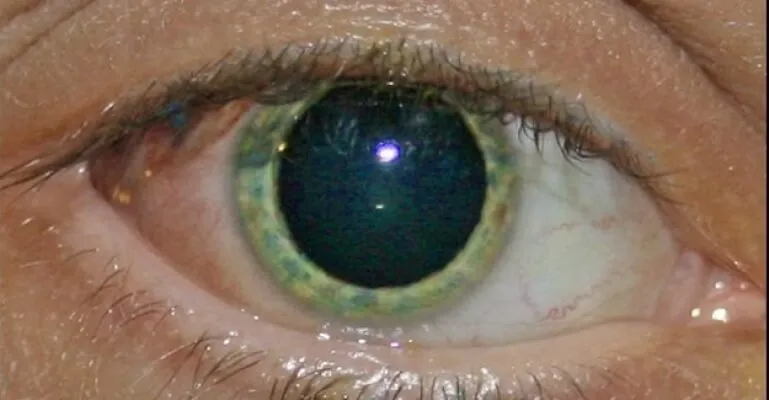
#> input picture resim1.jpg, 769 x 400 px
$ python main.py
#> lines starting #> are read from the running program, lines starting #| are printed output that depends on the picture
import cv2
import numpy as np
from skimage.metrics import structural_similarity as ssim

def image_similarity(image1, image2):
    gray1 = cv2.cvtColor(image1, cv2.COLOR_BGR2GRAY)
    gray2 = cv2.cvtColor(image2, cv2.COLOR_BGR2GRAY)
    score = ssim(gray1, gray2)
    return score

width = 224
height = 224

def find_most_similar_image(target_image, image_list):
    target_image = cv2.resize(target_image, (width, height))  # Hedef görüntüyü hedef boyutlara yeniden boyutlandırın

    max_score = -1
    most_similar_image = None

    for image in image_list:
        image = cv2.resize(image, (width, height))  # Sistemdeki resmi hedef boyutlara yeniden boyutlandırın

        similarity_score = image_similarity(target_image, image)
        if similarity_score > max_score:
            max_score = similarity_score
            most_similar_image = image

    return most_similar_image
# Sistemdeki resimleri yükleyin
image1 = cv2.imread('resim1.jpg')
#> image1 is the input picture: shape (400, 769, 3); mean B, G, R 88.6, 106.7, 128.9
image2 = cv2.imread('resim2.jpg')
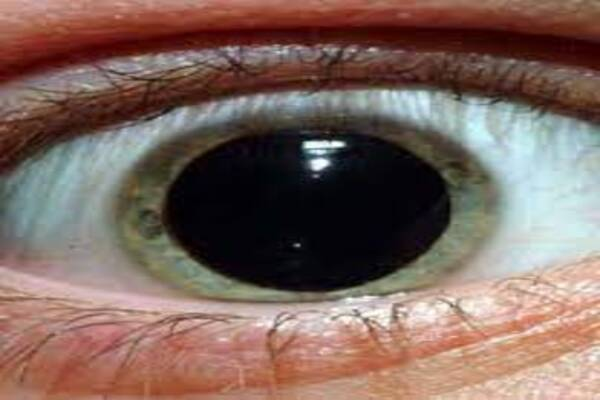
#> input picture resim2.jpg, 600 x 400 px
#> image2 is the input picture: shape (400, 600, 3); mean B, G, R 93.7, 102.2, 125.5
image3 = cv2.imread('resim3.jpg')
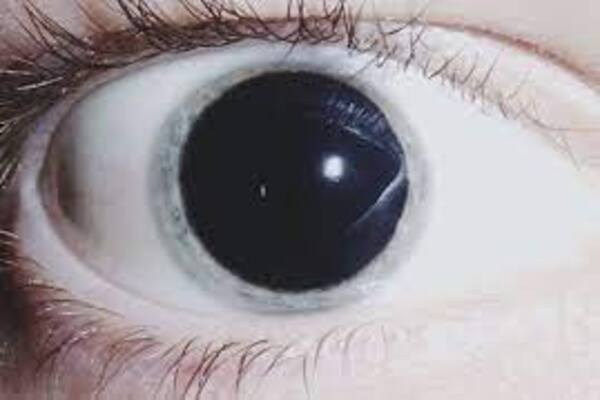
#> input picture resim3.jpg, 600 x 400 px
#> image3 is the input picture: shape (400, 600, 3); mean B, G, R 152.8, 148.4, 155.1

# Anlık göz görüntüsünü alın
#> (the run stopped early here; a loop or call above may not have finished)
